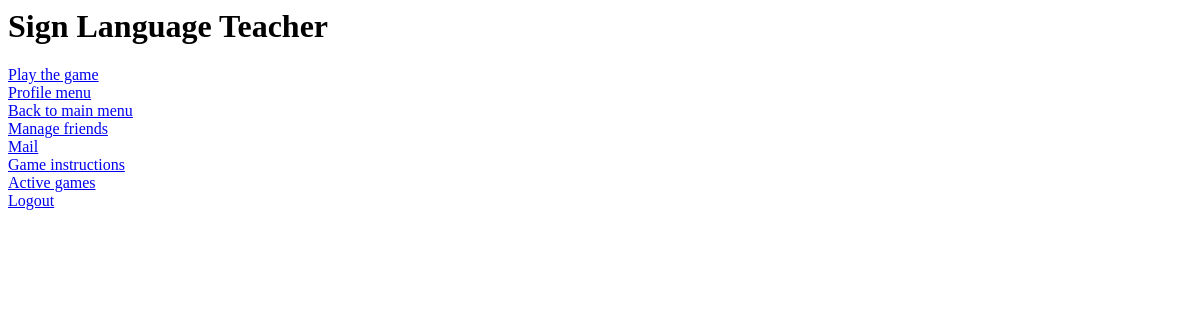
Before: /sign-language-teacher/inbox/1/ (signed in) with the older database file.
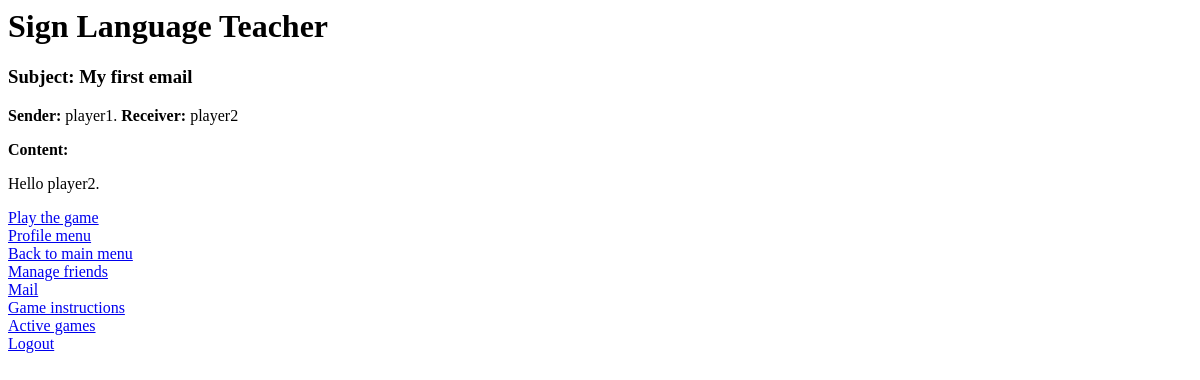
After: the same page with the newer database file.
### registration/models.py (models this page shows, shortened)
class Message(models.Model):
    sender = models.ForeignKey(User, related_name='sent', on_delete=models.SET_NULL, null=True)
    receiver = models.ForeignKey(User, related_name='received', on_delete=models.SET_NULL, null=True)
    subject = models.CharField(max_length=50, blank=True)
    body = models.CharField(max_length=250, blank=True)
    sent_date = models.DateTimeField(auto_now_add=True)
    deleted_by_sender = models.BooleanField(default=False)
    deleted_by_receiver = models.BooleanField(default=False)

### registration/views.py (the view)
# urls.py: path('inbox/<int:message_id>/', views.view_message, name='view-message'),
def view_message(request, message_id):
    if request.user is None or not request.user.is_authenticated:
        return HttpResponse("Not logged in")
    try:
        message = Message.objects.get(id=message_id)
    except (TypeError, Message.DoesNotExist):
        message = None
    return render(request, 'registration/message.html', {'user': request.user, 'message': message})

### registration/templates/registration/message.html
{% extends 'registration/index.html' %}
{% block content %}
    {% if message %}
        <h3><strong>Subject:</strong> {{message.subject}}</h3>
        <p><strong>Sender:</strong> {{message.sender}}. <strong>Receiver:</strong> {{message.receiver}}</p>
        <p><strong>Content:</strong></p>
        <p>{{message.body}}</p>
    {% endif %}
{% endblock %}

Changed rows visible on the page:
added Message: subject "My first email", sender "player1", receiver "player2", body "Hello player2."
Other visible differences:
text now shown: "Subject: Sender: . Receiver: Content:"
